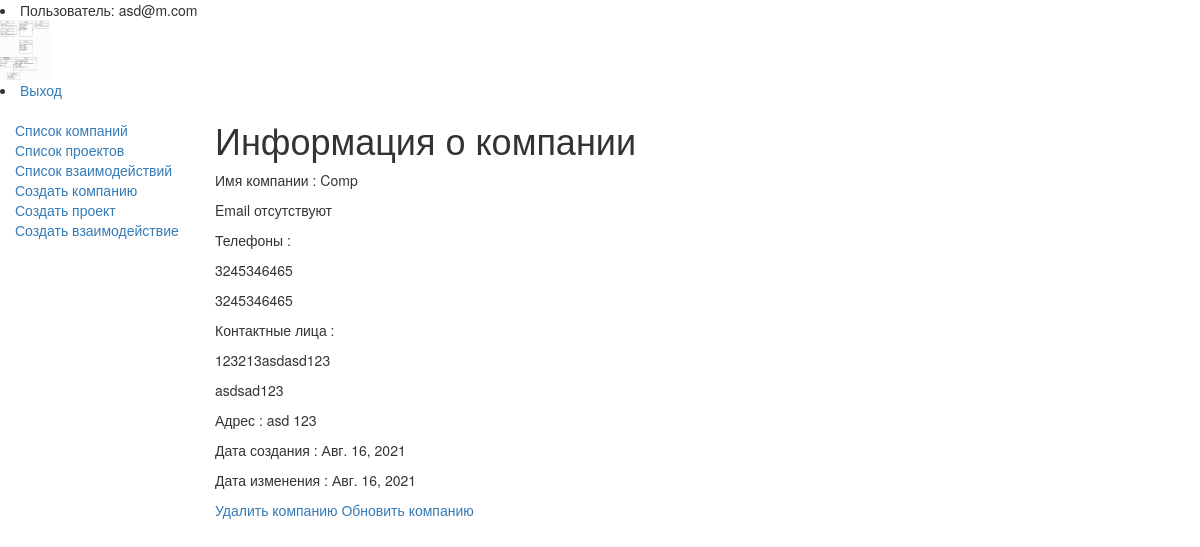
Screenshot of /crm/company/25 (signed in) with the database file from the repository.
### crm/models.py (models this page shows, shortened)
class User(AbstractUser):
    username = None
    email = models.EmailField(_('email address'), unique=True)
    is_manager = models.BooleanField(default=False, verbose_name='Статус менеджера')
    img = models.ImageField(blank=True, null=True, verbose_name='Фото профиля')
    USERNAME_FIELD = 'email'
    REQUIRED_FIELDS = []
    objects = CustomUserManager()

class Company(models.Model):
    name_comp = models.CharField(max_length=100, verbose_name='Название')
    descr = RichTextField(blank=True, null=True, verbose_name='Описание', )
    date_created = models.DateField(auto_now_add=True)
    date_edit = models.DateField(auto_now=True)
    adress = models.CharField(max_length=100, verbose_name='Адрес')

class Phone(models.Model):
    phone = models.CharField(max_length=100, verbose_name='Телефон')
    company = models.ForeignKey(to=Company, on_delete=models.CASCADE, verbose_name='Компания')
    def __str__(self):
        return str(self.phone)

class Name(models.Model):
    name = models.CharField(max_length=100, verbose_name='Контактное лицо')
    company = models.ForeignKey(to=Company, on_delete=models.CASCADE, verbose_name='Компания')
    def __str__(self):
        return str(self.name)

### crm/views.py (the view)
# urls.py: path('company/<int:pk>', CompanyDetailView.as_view(), name='detail_comp'),  # отображение информации о компании
class CompanyDetailView(DetailView):
    model = Company
    template_name = 'company_detail.html'

### templates/company_detail.html
{% extends "base_generic.html" %}
{% block content %}
<h1>Информация о компании</h1>
<p>Имя компании : {{ object.name_comp }}</p>
{%if object.email_set.all%}
<p>Email :</p>
{%for email in object.email_set.all%}
<p>{{email}}</p>
{%endfor%}
{%else%}
<p>Email отсутствуют</p>
{%endif%}
{%if object.phone_set.all%}
<p>Телефоны :</p>
{%for phone in object.phone_set.all%}
<p> {{phone}}</p>
{%endfor%}
{%else%}
<p>Телефоны отсутствуют</p>
{%endif%}
{%if object.name_set.all%}
<p>Контактные лица :</p>
{%for name in object.name_set.all%}
<p>{{name}}</p>
{%endfor%}
{%else%}
<p>Контактные лица отсутствуют</p>
{%endif%}
<p>Адрес : {{object.adress}}</p>
<p>Дата создания : {{object.date_created}}</p>
<p>Дата изменения : {{object.date_edit}}</p>
<a href="{{ request.path }}/delete">Удалить компанию</a>
<a href="{{ request.path }}/update">Обновить компанию</a>
{% endblock %}

### templates/base_generic.html (shortened to what this page needs)
<!DOCTYPE html>
<html lang="en">
<head>
  <link rel="stylesheet" href="https://maxcdn.bootstrapcdn.com/bootstrap/3.3.7/css/bootstrap.min.css">
  {% load static %}
  <link rel="stylesheet" href="{% static 'css/styles.css' %}">
</head>
<body>
{% if user.is_authenticated %}
   <li>Пользователь: {{ user.get_username }}</li>
<img src="/media/{{user.img}}" alt="img" width="50" height="60">
<li><a href="{% url 'logout'%}?next={{request.path}}">Выход</a></li>
  <div class="container-fluid">
    <div class="row">
      <div class="col-sm-2">
      {% block sidebar %}
      <ul class="sidebar-nav">
        <li><a href="{% url 'list_comp'%}">Список компаний</a></li>
        <li><a href="{% url 'list_proj'%}">Список проектов</a></li>
        {%if user.is_manager%}
        <li><a href="{% url 'list_inter'%}">Список взаимодействий</a></li>
        <li><a href="{% url 'create_comp'%}">Создать компанию</a></li>
        <li><a href="{% url 'create_proj'%}">Создать проект</a></li>
        <li><a href="{% url 'create_inter'%}">Создать взаимодействие</a></li>
        {%endif%}
      </ul>
     {% endblock %}
      </div>
      <div class="col-sm-10 ">
    {% block content %}{% endblock %}
      </div>
    </div>
  </div>
{%else%}
<p>Только зарегестрированные пользователи могут просматривать эту страницу</p>
<li><a href="{% url 'login'%}?next={{request.path}}">Вход</a></li>
<li><a href="{% url 'list_comp'%}?next={{request.path}}">Список компаний</a></li>
{%endif%}
</body>
</html>

### static/css/styles.css (style rules this page uses)
.sidebar-nav { margin-top: 20px; padding: 0; list-style: none; }

### rows the page displays
User: get_username "asd@m.com", img (picture)
Company: name_comp "Comp", adress "asd 123", date_created "Авг. 16, 2021", date_edit "Авг. 16, 2021"
Phone: phone "3245346465"
Phone: phone "3245346465"
Name: name "123213asdasd123"
Name: name "asdsad123"
